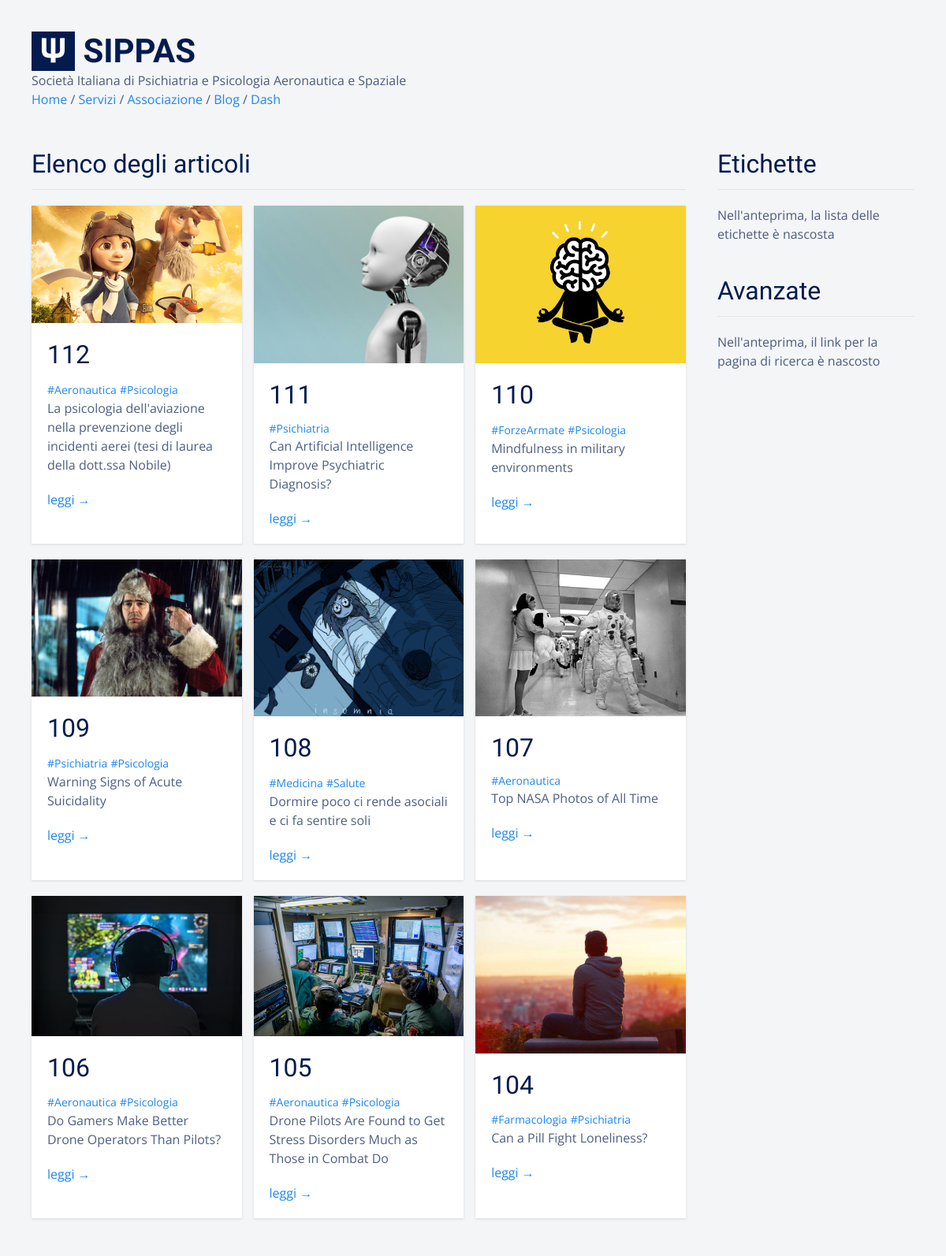
Page /blog/dashboard/frontpage/preview (signed in) on the earlier database version.
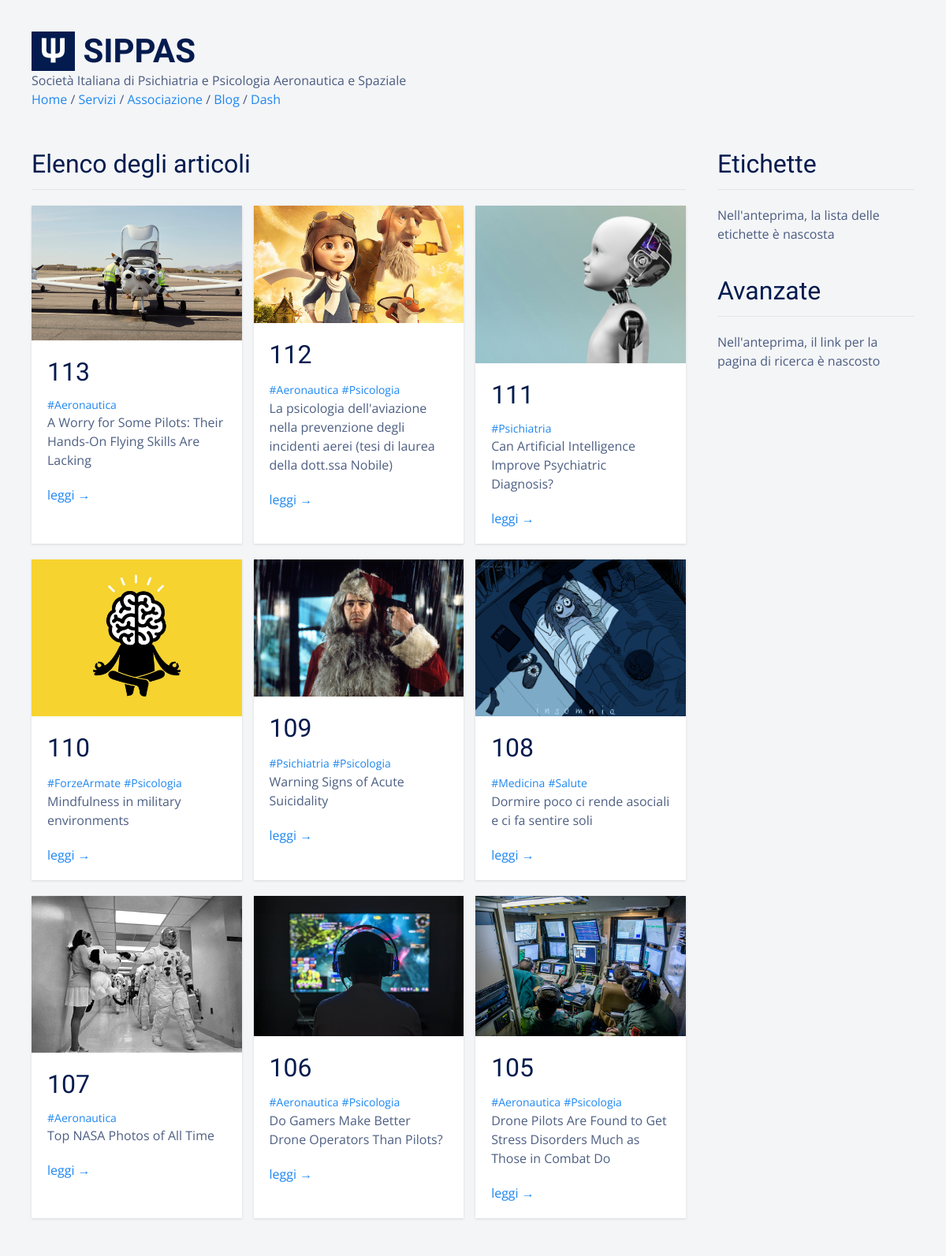
Same page on the later database version.
### tables this page shows
CREATE TABLE "posts" (
  "id" integer NOT NULL,
  "title" text,
  "body" TEXT,
  "teaser" text,
  "tags" TEXT,
  "is_sticky" integer,
  "author" text,
  "created_at" TEXT,
  "updated_at" text,
  "published_at" TEXT,
  PRIMARY KEY ("id")
);

### flaskApp/blueprints/blog/routes.py (the view)
@bp_blog.route("/dashboard/frontpage/preview")
@login_required
@has_role(["author", "editor", "admin"])
def blog_preview():
  posts = query_db("SELECT * FROM posts ORDER BY id DESC LIMIT ?", [ BLOG_PAGE_SIZE ])
  return render_template(
    "blog/posts_preview.html",
    posts=posts,
    tags=TAGS,
    pagination="blog/posts_pagination.html"
  )

### flaskApp/blueprints/users/models.py (called while the page is built)
  @login_manager.user_loader
  def load_user(id):
    user = query_db("SELECT * FROM users WHERE id = ?", [id], one=True)
    if user:
        return User(**user)
    else:
        return None

### flaskApp/db/sqlite.py (called while the page is built)
def dict_factory(cursor, row):
  d = {}
  for idx, col in enumerate(cursor.description):
    d[col[0]] = row[idx]
  return d

def get_db():
  if "db" not in g:
    g.db = sqlite3.connect(
      db_path,
      detect_types=sqlite3.PARSE_DECLTYPES,
      isolation_level="DEFERRED"
    )
    g.db.cursor().execute("PRAGMA journal_mode=WAL")
    g.db.row_factory = dict_factory
  return g.db

def query_db(query, args=(), one=False):
  with closing(get_db().cursor().execute(query, args)) as cur:
    rv = cur.fetchall()
    return (rv[0] if rv else None) if one else rv

### flaskApp/blueprints/blog/templates/blog/posts_preview.html
{% extends 'base.html' %}
{% block content %}
<div class="uk-section">
  <div class="uk-container">
    <div class="uk-grid">
      <div class="uk-width-3-4@s">
        <h2 class="uk-heading-divider">Elenco degli articoli</h2>
        {% if posts %}
        {% include 'blog/posts_list.html' %}
        {% else %}
        <div class="uk-margin">
          Nessun articolo trovato.
        </div>
        {% endif %}
      </div>
      <div class="uk-width-expand">
        <div>
          <h2 class="uk-heading-divider">Etichette</h2>
          <p>Nell'anteprima, la lista delle etichette è nascosta</p>
          <h2 class="uk-heading-divider uk-margin-medium-top">Avanzate</h2>
          <div class="uk-margin">
            <p>Nell'anteprima, il link per la pagina di ricerca è nascosto</p>
          </div>
        </div>
      </div>
    </div>
  </div>
</div>
{% endblock %}

### flaskApp/blueprints/blog/templates/blog/posts_list.html
<div class="uk-grid uk-grid-match uk-grid-small">
  {% for p in posts %}
  <div class="uk-width-1-2@s uk-width-1-3@l uk-margin-bottom">
    <div class="uk-card uk-card-default uk-card-small uk-margin">
      {% if p.teaser %}
      <div class="uk-card-media-top">
        <img src="{{ url_for('static', filename='blog/' + p.teaser | replace('#', p.id | string)) }}" />
      </div>
      {% endif %}
      <div class="uk-card-body uk-padding-small-top">
        <h2 class="uk-margin-remove">{{ p.id }}</h2>
        <div class="uk-margin-small">
          <p class="uk-margin-remove">
            {% for tag in p.tags.split(' ') %} <a class="uk-text-small"
              href="{{ url_for('blog.posts_tagged', tag=tag) }}">{{ tag }}</a> {% endfor %}
          </p>
          <p class="uk-margin-remove">{{ p.title }}</p>
        </div>
        <div class="uk-margin">
          <a href="{{ url_for('blog.view_post', id=p.id) }}">leggi &rarr;</a>
        </div>
      </div>
    </div>
  </div>
  {% endfor %}
</div>

Differences in the rows shown:
no longer on this page (row unchanged): posts: teaser+id (picture), id "104", tag "#Farmacologia" "#Psichiatria", title "Can a Pill Fight Loneliness?", shown under "Elenco degli articoli"
added posts: teaser+id (picture), id "113", tags "#Aeronautica", title "A Worry for Some Pilots: Their Hands-On Flying Skills Are Lacking"
